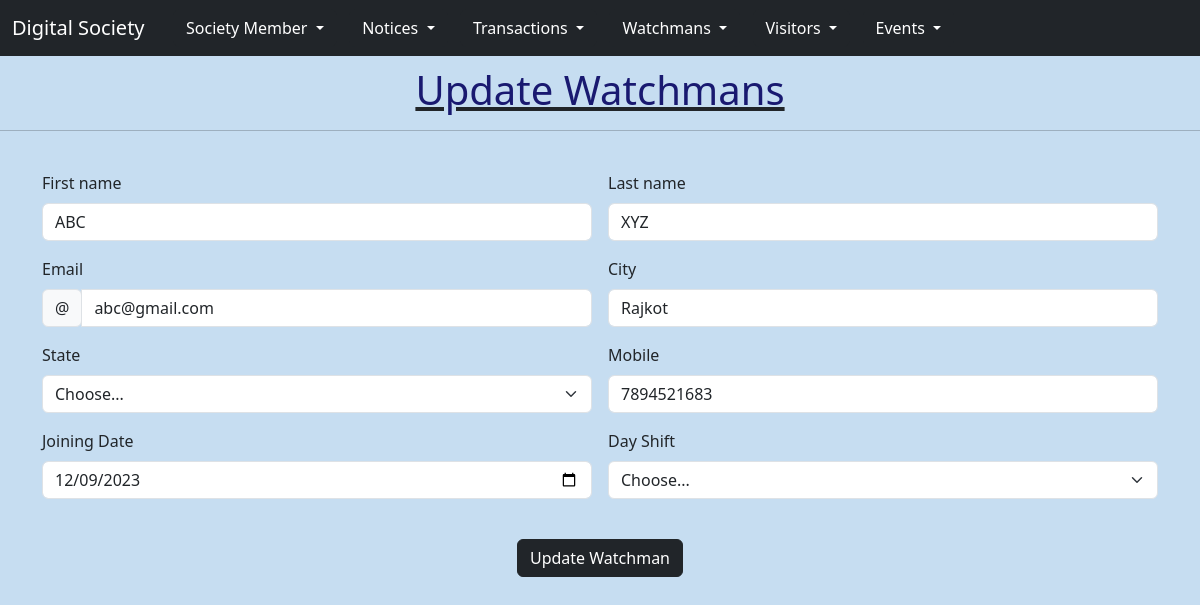
Screenshot of /updatewatchman/1 with the database file from the repository.
### myapp/models.py (models this page shows)
class Watchmans(models.Model):
    firstname=models.CharField(max_length=20)
    lastname=models.CharField(max_length=20)
    email=models.EmailField()
    city=models.CharField(max_length=20)
    state=models.CharField(max_length=20)
    mobile=models.BigIntegerField()
    joiningDate=models.DateField()
    dayshift=models.CharField(max_length=20)

### myapp/views.py (the view, shortened to what this page needs)
# urls.py: path('updatewatchman/<int:id>',views.updatewatchman),
def updatewatchman(request, id):
    wid = Watchmans.objects.get(id=id)
    return render(request,'updatewatchman.html',{'wid':wid})

### myapp/templates/updatewatchman.html (shortened to what this page needs)
<!DOCTYPE html>
<html lang="en">
    <head>
        <link
            href="https://cdn.jsdelivr.net/npm/bootstrap@5.3.3/dist/css/bootstrap.min.css"
            rel="stylesheet"
>
    </head>
    <body>
        <nav class="navbar navbar-expand-lg navbar-dark bg-dark">
            <div class="container-fluid">
                <a class="navbar-brand" href="#">Digital Society</a>
                <div class="collapse navbar-collapse"
                    id="navbarNavDarkDropdown">
                    <ul class="navbar-nav">
                        <li class="nav-item dropdown">
                            <button class="btn btn-dark dropdown-toggle"
                                data-bs-toggle="dropdown"
                                aria-expanded="false">Society Member
                            </button>
                        </li>
                    </ul>
                    <ul class="navbar-nav">
                        <li class="nav-item dropdown">
                            <button class="btn btn-dark dropdown-toggle"
                                data-bs-toggle="dropdown"
                                aria-expanded="false">Notices
                            </button>
                        </li>
                    </ul>
                    <ul class="navbar-nav">
                        <li class="nav-item dropdown">
                            <button class="btn btn-dark dropdown-toggle"
                                data-bs-toggle="dropdown"
                                aria-expanded="false">Transactions
                            </button>
                        </li>
                    </ul>
                    <ul class="navbar-nav">
                        <li class="nav-item dropdown">
                            <button class="btn btn-dark dropdown-toggle"
                                data-bs-toggle="dropdown"
                                aria-expanded="false">Watchmans
                            </button>
                        </li>
                    </ul>
                    <ul class="navbar-nav">
                        <li class="nav-item dropdown">
                            <button class="btn btn-dark dropdown-toggle"
                                data-bs-toggle="dropdown"
                                aria-expanded="false">Visitors
                            </button>
                        </li>
                    </ul>
                    <ul class="navbar-nav">
                        <li class="nav-item dropdown">
                            <button class="btn btn-dark dropdown-toggle"
                                data-bs-toggle="dropdown"
                                aria-expanded="false">Events
                            </button>
                        </li>
                    </ul>
                </div>
            </div>
        </nav>
        <center>
            <u><h1>Update Watchmans</h1></u>
        </center>
        <hr><br>
        <div class="container">
            <form class="row g-3 needs-validation" method="post" novalidate>
                <div class="col-md-6 position-relative">
                    <label for="validationTooltip01" class="form-label">First
                        name</label>
                    <input type="text" class="form-control"
                        id="validationTooltip01" name="firstname"
                        value="{{wid.firstname}}" required>
                </div>
                <div class="col-md-6 position-relative">
                    <label for="validationTooltip02" class="form-label">Last
                        name</label>
                    <input type="text" class="form-control"
                        id="validationTooltip02" name="lastname"
                        value="{{wid.lastname}}" required>
                </div>
                <div class="col-md-6 position-relative">
                    <label for="validationTooltipUsername"
                        class="form-label">Email</label>
                    <div class="input-group has-validation">
                        <span class="input-group-text"
                            id="validationTooltipUsernamePrepend">@</span>
                        <input type="text" class="form-control"
                            id="validationTooltipUsername" name="email"
                            value="{{wid.email}}"
                            aria-describedby="validationTooltipUsernamePrepend"
                            required>
                    </div>
                </div>
                <div class="col-md-6 position-relative">
                    <label for="validationTooltip03"
                        class="form-label">City</label>
                    <input type="text" class="form-control"
                        value="{{wid.city}}" name="city"
                        id="validationTooltip03" required>
                </div>
                <div class="col-md-6 position-relative">
                    <label for="validationTooltip04"
                        class="form-label">State</label>
                    <select class="form-select" id="validationTooltip04"
                        name="state" value="{{wid.state}}"
                        required>
                        <option selected disabled value>Choose...</option>
                    </select>
                </div>
                <div class="col-md-6 position-relative">
                    <label for="validationTooltip05"
                        class="form-label">Mobile</label>
                    <input type="text" class="form-control"
                        value="{{wid.mobile}}"
                        id="validationTooltip05" name="mobile" required>
                </div>
                <div class="col-md-6 position-relative">
                    <label for="validationTooltip02" class="form-label">Joining
                        Date</label>
                    <input type="date" class="form-control"
                        id="validationTooltip02" name="joiningDate"
                        value="{{wid.joiningDate|date:'Y-m-d'}}" required>
                </div>
                <div class="col-md-6 position-relative">
                    <label for="validationTooltip04"
                        class="form-label">Day Shift</label>
                    <select class="form-select" id="validationTooltip04"
                        name="dayshift" value="{{wid.dayshift}}"
                        required>
                        <option selected disabled value>Choose...</option>
                    </select>
                </div>
                <div class="col-12">
                    <br>
                    <center><button class="btn btn-dark" type="submit">Update
                            Watchman</button></center>
                </div>
            </form>
        </div>
    </body>
</html>

### myapp/templates/updatewatchman.html (style rules this page uses)
body { background-color: rgb(198, 221, 241); }
h1 { color: midnightblue; margin-top: 10px; }

### rows the page displays
Watchmans: firstname "ABC", lastname "XYZ", email "abc@gmail.com", city "Rajkot", mobile "7894521683", joiningDate "12/09/2023"
